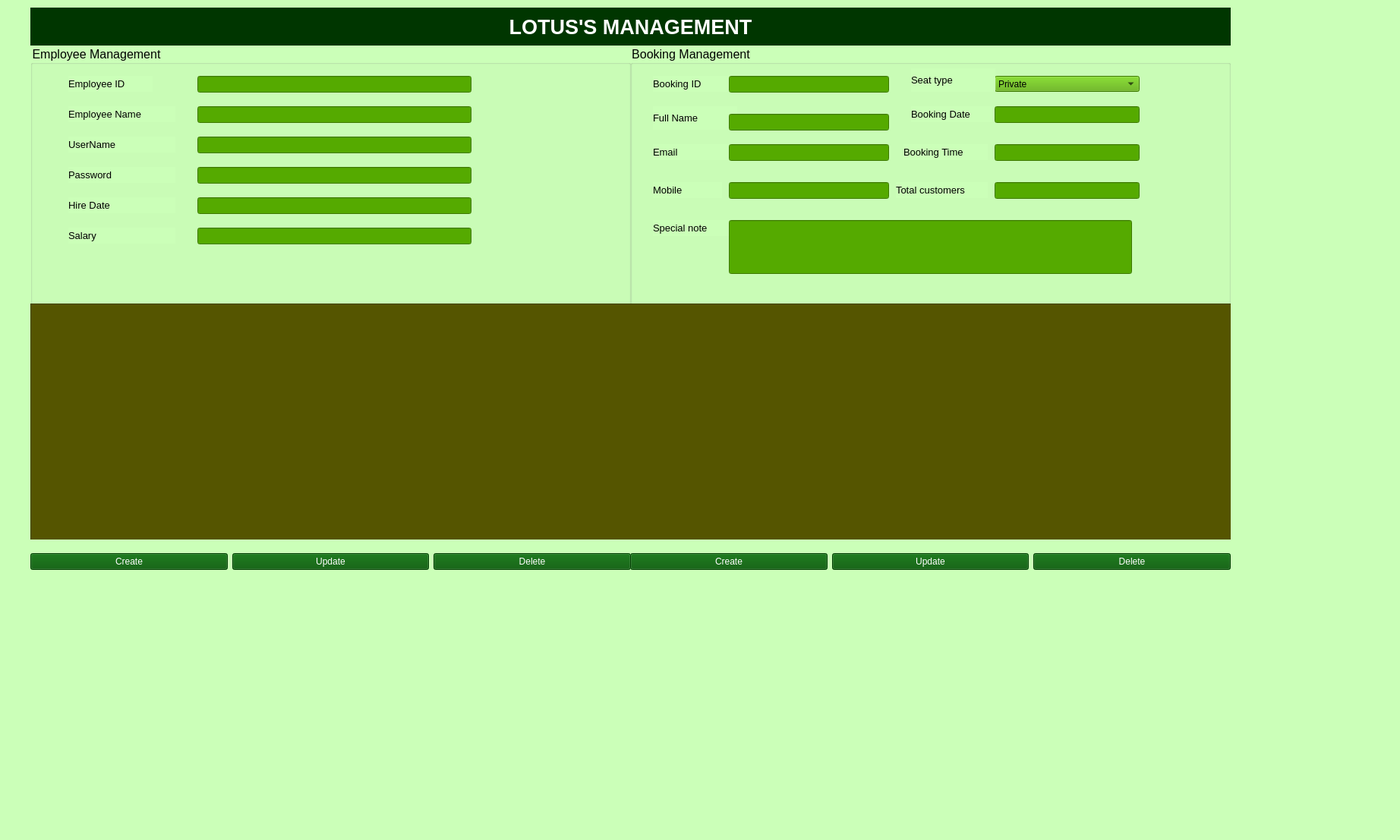
<?xml version="1.0" encoding="UTF-8"?>
<ui version="4.0">
 <class>MainWindow</class>
 <widget class="QMainWindow" name="MainWindow">
  <property name="geometry">
   <rect>
    <x>0</x>
    <y>0</y>
    <width>1844</width>
    <height>1107</height>
   </rect>
  </property>
  <property name="windowTitle">
   <string>MainWindow</string>
  </property>
  <property name="styleSheet">
   <string notr="true">background-color: rgb(203, 255, 184);</string>
  </property>
  <widget class="QWidget" name="centralwidget">
   <widget class="QLabel" name="label">
    <property name="geometry">
     <rect>
      <x>40</x>
      <y>10</y>
      <width>1581</width>
      <height>51</height>
     </rect>
    </property>
    <property name="font">
     <font>
      <family>Arial</family>
      <pointsize>20</pointsize>
      <weight>75</weight>
      <bold>true</bold>
     </font>
    </property>
    <property name="styleSheet">
     <string notr="true">background-color: rgb(0, 54, 0);
color: rgb(255, 255, 255);</string>
    </property>
    <property name="text">
     <string>&lt;html&gt;&lt;head/&gt;&lt;body&gt;&lt;p align=&quot;center&quot;&gt;&lt;span style=&quot; color:#ffffff;&quot;&gt;LOTUS'S MANAGEMENT&lt;/span&gt;&lt;/p&gt;&lt;/body&gt;&lt;/html&gt;</string>
    </property>
   </widget>
   <widget class="QWidget" name="horizontalLayoutWidget">
    <property name="geometry">
     <rect>
      <x>40</x>
      <y>710</y>
      <width>791</width>
      <height>61</height>
     </rect>
    </property>
    <layout class="QHBoxLayout" name="horizontalLayout">
     <item>
      <widget class="QPushButton" name="pushButtonCreateEmployee">
       <property name="styleSheet">
        <string notr="true">background-color: rgb(0, 85, 0);
color: rgb(255, 255, 255);</string>
       </property>
       <property name="text">
        <string>Create</string>
       </property>
      </widget>
     </item>
     <item>
      <widget class="QPushButton" name="pushButtonUpdateEmployee">
       <property name="styleSheet">
        <string notr="true">color: rgb(255, 255, 255);
background-color: rgb(0, 85, 0);</string>
       </property>
       <property name="text">
        <string>Update</string>
       </property>
      </widget>
     </item>
     <item>
      <widget class="QPushButton" name="pushButtonDeleteEmployee">
       <property name="styleSheet">
        <string notr="true">background-color: rgb(0, 85, 0);
color: rgb(255, 255, 255);</string>
       </property>
       <property name="text">
        <string>Delete</string>
       </property>
      </widget>
     </item>
    </layout>
   </widget>
   <widget class="QWidget" name="horizontalLayoutWidget_2">
    <property name="geometry">
     <rect>
      <x>830</x>
      <y>710</y>
      <width>791</width>
      <height>61</height>
     </rect>
    </property>
    <layout class="QHBoxLayout" name="horizontalLayout_2">
     <item>
      <widget class="QPushButton" name="pushButtonCreateBooking">
       <property name="styleSheet">
        <string notr="true">background-color: rgb(0, 85, 0);
color: rgb(255, 255, 255);</string>
       </property>
       <property name="text">
        <string>Create</string>
       </property>
      </widget>
     </item>
     <item>
      <widget class="QPushButton" name="pushButtonUpdateBooking">
       <property name="styleSheet">
        <string notr="true">color: rgb(255, 255, 255);
background-color: rgb(0, 85, 0);</string>
       </property>
       <property name="text">
        <string>Update</string>
       </property>
      </widget>
     </item>
     <item>
      <widget class="QPushButton" name="pushButtonDeleteBooking">
       <property name="styleSheet">
        <string notr="true">background-color: rgb(0, 85, 0);
color: rgb(255, 255, 255);</string>
       </property>
       <property name="text">
        <string>Delete</string>
       </property>
      </widget>
     </item>
    </layout>
   </widget>
   <widget class="QGroupBox" name="groupBox_4">
    <property name="geometry">
     <rect>
      <x>830</x>
      <y>60</y>
      <width>791</width>
      <height>651</height>
     </rect>
    </property>
    <property name="font">
     <font>
      <pointsize>12</pointsize>
     </font>
    </property>
    <property name="title">
     <string>Booking Management</string>
    </property>
    <widget class="QLabel" name="label_14">
     <property name="geometry">
      <rect>
       <x>30</x>
       <y>40</y>
       <width>111</width>
       <height>21</height>
      </rect>
     </property>
     <property name="font">
      <font>
       <pointsize>10</pointsize>
      </font>
     </property>
     <property name="text">
      <string>Booking ID</string>
     </property>
    </widget>
    <widget class="QLineEdit" name="lineEditBookingID">
     <property name="geometry">
      <rect>
       <x>130</x>
       <y>40</y>
       <width>211</width>
       <height>22</height>
      </rect>
     </property>
     <property name="styleSheet">
      <string notr="true">background-color: rgb(85, 170, 0);</string>
     </property>
    </widget>
    <widget class="QLabel" name="label_15">
     <property name="geometry">
      <rect>
       <x>30</x>
       <y>80</y>
       <width>111</width>
       <height>31</height>
      </rect>
     </property>
     <property name="font">
      <font>
       <pointsize>10</pointsize>
      </font>
     </property>
     <property name="text">
      <string>Full Name</string>
     </property>
    </widget>
    <widget class="QLabel" name="label_16">
     <property name="geometry">
      <rect>
       <x>30</x>
       <y>180</y>
       <width>91</width>
       <height>21</height>
      </rect>
     </property>
     <property name="font">
      <font>
       <pointsize>10</pointsize>
      </font>
     </property>
     <property name="text">
      <string>Mobile</string>
     </property>
    </widget>
    <widget class="QLabel" name="label_17">
     <property name="geometry">
      <rect>
       <x>30</x>
       <y>130</y>
       <width>111</width>
       <height>21</height>
      </rect>
     </property>
     <property name="font">
      <font>
       <pointsize>10</pointsize>
      </font>
     </property>
     <property name="text">
      <string>Email</string>
     </property>
    </widget>
    <widget class="QLabel" name="label_18">
     <property name="geometry">
      <rect>
       <x>30</x>
       <y>230</y>
       <width>111</width>
       <height>21</height>
      </rect>
     </property>
     <property name="font">
      <font>
       <pointsize>10</pointsize>
      </font>
     </property>
     <property name="text">
      <string>Special note</string>
     </property>
    </widget>
    <widget class="QLabel" name="label_20">
     <property name="geometry">
      <rect>
       <x>370</x>
       <y>80</y>
       <width>111</width>
       <height>21</height>
      </rect>
     </property>
     <property name="font">
      <font>
       <pointsize>10</pointsize>
      </font>
     </property>
     <property name="text">
      <string>Booking Date</string>
     </property>
    </widget>
    <widget class="QLabel" name="label_21">
     <property name="geometry">
      <rect>
       <x>360</x>
       <y>130</y>
       <width>111</width>
       <height>21</height>
      </rect>
     </property>
     <property name="font">
      <font>
       <pointsize>10</pointsize>
      </font>
     </property>
     <property name="text">
      <string>Booking Time</string>
     </property>
    </widget>
    <widget class="QLabel" name="label_22">
     <property name="geometry">
      <rect>
       <x>350</x>
       <y>180</y>
       <width>121</width>
       <height>21</height>
      </rect>
     </property>
     <property name="font">
      <font>
       <pointsize>10</pointsize>
      </font>
     </property>
     <property name="text">
      <string>Total customers</string>
     </property>
    </widget>
    <widget class="QLineEdit" name="lineEditFullName">
     <property name="geometry">
      <rect>
       <x>130</x>
       <y>90</y>
       <width>211</width>
       <height>22</height>
      </rect>
     </property>
     <property name="styleSheet">
      <string notr="true">background-color: rgb(85, 170, 0);</string>
     </property>
    </widget>
    <widget class="QLineEdit" name="lineEditEmail">
     <property name="geometry">
      <rect>
       <x>130</x>
       <y>130</y>
       <width>211</width>
       <height>22</height>
      </rect>
     </property>
     <property name="styleSheet">
      <string notr="true">background-color: rgb(85, 170, 0);</string>
     </property>
    </widget>
    <widget class="QLineEdit" name="lineEditMobile">
     <property name="geometry">
      <rect>
       <x>130</x>
       <y>180</y>
       <width>211</width>
       <height>22</height>
      </rect>
     </property>
     <property name="styleSheet">
      <string notr="true">background-color: rgb(85, 170, 0);</string>
     </property>
    </widget>
    <widget class="QLineEdit" name="lineEditNote">
     <property name="geometry">
      <rect>
       <x>130</x>
       <y>230</y>
       <width>531</width>
       <height>71</height>
      </rect>
     </property>
     <property name="styleSheet">
      <string notr="true">background-color: rgb(85, 170, 0);</string>
     </property>
    </widget>
    <widget class="QLineEdit" name="lineEditBookingDate">
     <property name="geometry">
      <rect>
       <x>480</x>
       <y>80</y>
       <width>191</width>
       <height>22</height>
      </rect>
     </property>
     <property name="styleSheet">
      <string notr="true">background-color: rgb(85, 170, 0);</string>
     </property>
    </widget>
    <widget class="QLineEdit" name="lineEditBookingTime">
     <property name="geometry">
      <rect>
       <x>480</x>
       <y>130</y>
       <width>191</width>
       <height>22</height>
      </rect>
     </property>
     <property name="styleSheet">
      <string notr="true">background-color: rgb(85, 170, 0);</string>
     </property>
    </widget>
    <widget class="QLineEdit" name="lineEditTotalCustomers">
     <property name="geometry">
      <rect>
       <x>480</x>
       <y>180</y>
       <width>191</width>
       <height>22</height>
      </rect>
     </property>
     <property name="styleSheet">
      <string notr="true">background-color: rgb(85, 170, 0);</string>
     </property>
    </widget>
    <widget class="QComboBox" name="comboBoxSeatType">
     <property name="geometry">
      <rect>
       <x>480</x>
       <y>40</y>
       <width>191</width>
       <height>21</height>
      </rect>
     </property>
     <property name="styleSheet">
      <string notr="true">background-color: rgb(85, 170, 0);</string>
     </property>
     <item>
      <property name="text">
       <string>Private</string>
      </property>
     </item>
     <item>
      <property name="text">
       <string>Counter</string>
      </property>
     </item>
    </widget>
    <widget class="QLabel" name="label_19">
     <property name="geometry">
      <rect>
       <x>370</x>
       <y>30</y>
       <width>111</width>
       <height>31</height>
      </rect>
     </property>
     <property name="font">
      <font>
       <pointsize>10</pointsize>
      </font>
     </property>
     <property name="text">
      <string>Seat type</string>
     </property>
    </widget>
    <widget class="QTableWidget" name="tableWidgetBooking">
     <property name="geometry">
      <rect>
       <x>0</x>
       <y>340</y>
       <width>801</width>
       <height>361</height>
      </rect>
     </property>
     <property name="styleSheet">
      <string notr="true">
background-color: rgb(85, 85, 0);</string>
     </property>
     <property name="verticalScrollBarPolicy">
      <enum>Qt::ScrollBarAsNeeded</enum>
     </property>
     <property name="horizontalScrollBarPolicy">
      <enum>Qt::ScrollBarAlwaysOn</enum>
     </property>
     <property name="sizeAdjustPolicy">
      <enum>QAbstractScrollArea::AdjustIgnored</enum>
     </property>
     <property name="autoScroll">
      <bool>true</bool>
     </property>
     <property name="dragEnabled">
      <bool>true</bool>
     </property>
    </widget>
   </widget>
   <widget class="QGroupBox" name="groupBox_3">
    <property name="geometry">
     <rect>
      <x>40</x>
      <y>60</y>
      <width>791</width>
      <height>651</height>
     </rect>
    </property>
    <property name="font">
     <font>
      <pointsize>12</pointsize>
     </font>
    </property>
    <property name="title">
     <string>Employee Management</string>
    </property>
    <widget class="QLineEdit" name="lineEditEmployeeID">
     <property name="geometry">
      <rect>
       <x>220</x>
       <y>40</y>
       <width>361</width>
       <height>22</height>
      </rect>
     </property>
     <property name="styleSheet">
      <string notr="true">background-color: rgb(85, 170, 0);</string>
     </property>
    </widget>
    <widget class="QLabel" name="label_8">
     <property name="geometry">
      <rect>
       <x>50</x>
       <y>40</y>
       <width>111</width>
       <height>21</height>
      </rect>
     </property>
     <property name="font">
      <font>
       <pointsize>10</pointsize>
      </font>
     </property>
     <property name="text">
      <string>Employee ID</string>
     </property>
    </widget>
    <widget class="QLabel" name="label_9">
     <property name="geometry">
      <rect>
       <x>50</x>
       <y>80</y>
       <width>141</width>
       <height>21</height>
      </rect>
     </property>
     <property name="font">
      <font>
       <pointsize>10</pointsize>
      </font>
     </property>
     <property name="text">
      <string>Employee Name</string>
     </property>
    </widget>
    <widget class="QLineEdit" name="lineEditEmployeeName">
     <property name="geometry">
      <rect>
       <x>220</x>
       <y>80</y>
       <width>361</width>
       <height>22</height>
      </rect>
     </property>
     <property name="styleSheet">
      <string notr="true">background-color: rgb(85, 170, 0);</string>
     </property>
    </widget>
    <widget class="QLabel" name="label_10">
     <property name="geometry">
      <rect>
       <x>50</x>
       <y>120</y>
       <width>141</width>
       <height>21</height>
      </rect>
     </property>
     <property name="font">
      <font>
       <pointsize>10</pointsize>
      </font>
     </property>
     <property name="text">
      <string>UserName</string>
     </property>
    </widget>
    <widget class="QLineEdit" name="lineEditEmployeeUserName">
     <property name="geometry">
      <rect>
       <x>220</x>
       <y>120</y>
       <width>361</width>
       <height>22</height>
      </rect>
     </property>
     <property name="styleSheet">
      <string notr="true">background-color: rgb(85, 170, 0);</string>
     </property>
    </widget>
    <widget class="QLabel" name="label_11">
     <property name="geometry">
      <rect>
       <x>50</x>
       <y>160</y>
       <width>141</width>
       <height>21</height>
      </rect>
     </property>
     <property name="font">
      <font>
       <pointsize>10</pointsize>
      </font>
     </property>
     <property name="text">
      <string>Password</string>
     </property>
    </widget>
    <widget class="QLineEdit" name="lineEditEmployeePass">
     <property name="geometry">
      <rect>
       <x>220</x>
       <y>160</y>
       <width>361</width>
       <height>22</height>
      </rect>
     </property>
     <property name="styleSheet">
      <string notr="true">background-color: rgb(85, 170, 0);</string>
     </property>
    </widget>
    <widget class="QLabel" name="label_12">
     <property name="geometry">
      <rect>
       <x>50</x>
       <y>200</y>
       <width>141</width>
       <height>21</height>
      </rect>
     </property>
     <property name="font">
      <font>
       <pointsize>10</pointsize>
      </font>
     </property>
     <property name="text">
      <string>Hire Date</string>
     </property>
    </widget>
    <widget class="QLineEdit" name="lineEditEmployeeHireDate">
     <property name="geometry">
      <rect>
       <x>220</x>
       <y>200</y>
       <width>361</width>
       <height>22</height>
      </rect>
     </property>
     <property name="styleSheet">
      <string notr="true">background-color: rgb(255, 255, 255);
background-color: rgb(85, 170, 0);</string>
     </property>
    </widget>
    <widget class="QLabel" name="label_13">
     <property name="geometry">
      <rect>
       <x>50</x>
       <y>240</y>
       <width>141</width>
       <height>21</height>
      </rect>
     </property>
     <property name="font">
      <font>
       <pointsize>10</pointsize>
      </font>
     </property>
     <property name="text">
      <string>Salary</string>
     </property>
    </widget>
    <widget class="QLineEdit" name="lineEditEmployeeSalary">
     <property name="geometry">
      <rect>
       <x>220</x>
       <y>240</y>
       <width>361</width>
       <height>22</height>
      </rect>
     </property>
     <property name="styleSheet">
      <string notr="true">background-color: rgb(85, 170, 0);</string>
     </property>
    </widget>
    <widget class="QTableWidget" name="tableWidgetEmployee">
     <property name="geometry">
      <rect>
       <x>0</x>
       <y>340</y>
       <width>841</width>
       <height>361</height>
      </rect>
     </property>
     <property name="styleSheet">
      <string notr="true">
background-color: rgb(85, 85, 0);</string>
     </property>
     <property name="verticalScrollBarPolicy">
      <enum>Qt::ScrollBarAsNeeded</enum>
     </property>
     <property name="horizontalScrollBarPolicy">
      <enum>Qt::ScrollBarAlwaysOn</enum>
     </property>
     <property name="dragEnabled">
      <bool>true</bool>
     </property>
    </widget>
   </widget>
  </widget>
  <widget class="QMenuBar" name="menubar">
   <property name="geometry">
    <rect>
     <x>0</x>
     <y>0</y>
     <width>1844</width>
     <height>26</height>
    </rect>
   </property>
  </widget>
  <widget class="QStatusBar" name="statusbar"/>
 </widget>
 <resources/>
 <connections/>
</ui>
